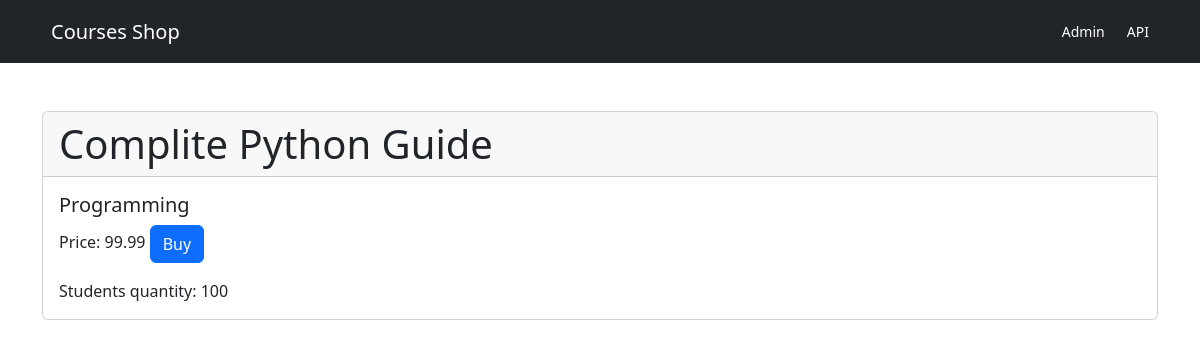
The page /1 on the database its author committed.
### shop/models.py (models this page shows, shortened)
class Course(models.Model):
    title = models.CharField(max_length=300)
    price = models.FloatField()
    students_qty = models.IntegerField()
    reviews_qty = models.IntegerField()
    category = models.ForeignKey(Category, on_delete=models.CASCADE)
    created_at = models.DateTimeField(default=timezone.now)

class Category(models.Model):
    title = models.CharField(max_length=255)
    created_at = models.DateTimeField(default=timezone.now)
    def __str__(self):
        return self.title

### shop/views.py (the view)
# urls.py: path('<int:course_id>', views.single_course, name= 'single_course'),
def single_course(request, course_id):
    course = get_object_or_404(Course, pk=course_id)
    return render(request, 'shop/single_course.html', {'course': course})

### shop/context_processors.py (called while the page is built)
def global_buy_url(request):
    return {'buy_url': 'https://media.tenor.com/x8v1oNUOmg4AAAAM/rickroll-roll.gif'}

### templates/shop/single_course.html (shortened to what this page needs)
{% extends 'base.html' %}
{% block content %}
<div class="mt-5 card">
  <h1 class="card-header">
      {{course.title}}
  </h1>
  <div class="card-body">
    <h5 class="card-title">{{course.category}}</h5>
    <p class="card-text">Price: {{course.price}}
    <a href="{{ buy_url }}" class="btn btn-primary btn-buy">Buy</a></p>
      <p1 class="card-text"> Students quantity: {{course.students_qty}}</p1>
  </div>
</div>
{% endblock %}

### rows shown on the page
Course: title "Complite Python Guide", category "Programming", price "99.99", students_qty "100"
